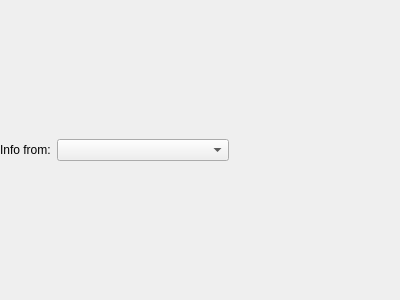
<?xml version="1.0" encoding="UTF-8"?>
<ui version="4.0">
 <class>ChartsWidget</class>
 <widget class="QWidget" name="ChartsWidget">
  <property name="geometry">
   <rect>
    <x>0</x>
    <y>0</y>
    <width>400</width>
    <height>300</height>
   </rect>
  </property>
  <property name="windowTitle">
   <string/>
  </property>
  <layout class="QVBoxLayout" name="verticalLayout">
   <property name="margin">
    <number>0</number>
   </property>
   <item>
    <layout class="QHBoxLayout" name="horizontalLayout">
     <item>
      <widget class="QLabel" name="label">
       <property name="text">
        <string>Info from:</string>
       </property>
      </widget>
     </item>
     <item>
      <widget class="QComboBox" name="InfoProvider_">
       <property name="sizePolicy">
        <sizepolicy hsizetype="Expanding" vsizetype="Fixed">
         <horstretch>0</horstretch>
         <verstretch>0</verstretch>
        </sizepolicy>
       </property>
       <property name="sizeAdjustPolicy">
        <enum>QComboBox::AdjustToContents</enum>
       </property>
      </widget>
     </item>
     <item>
      <spacer name="horizontalSpacer">
       <property name="orientation">
        <enum>Qt::Horizontal</enum>
       </property>
       <property name="sizeHint" stdset="0">
        <size>
         <width>40</width>
         <height>20</height>
        </size>
       </property>
      </spacer>
     </item>
    </layout>
   </item>
  </layout>
 </widget>
 <resources/>
 <connections/>
</ui>
